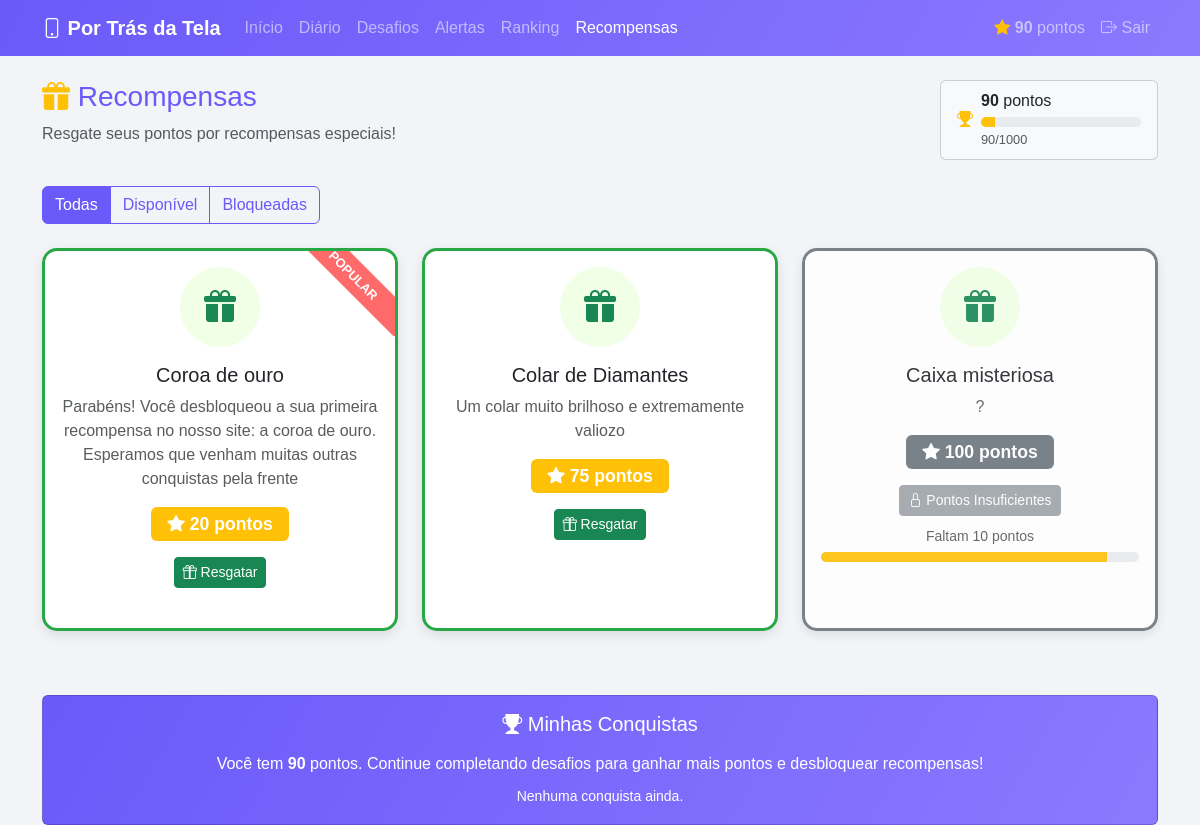
/recompensas/ (signed in), run on an earlier commit of the app's database.
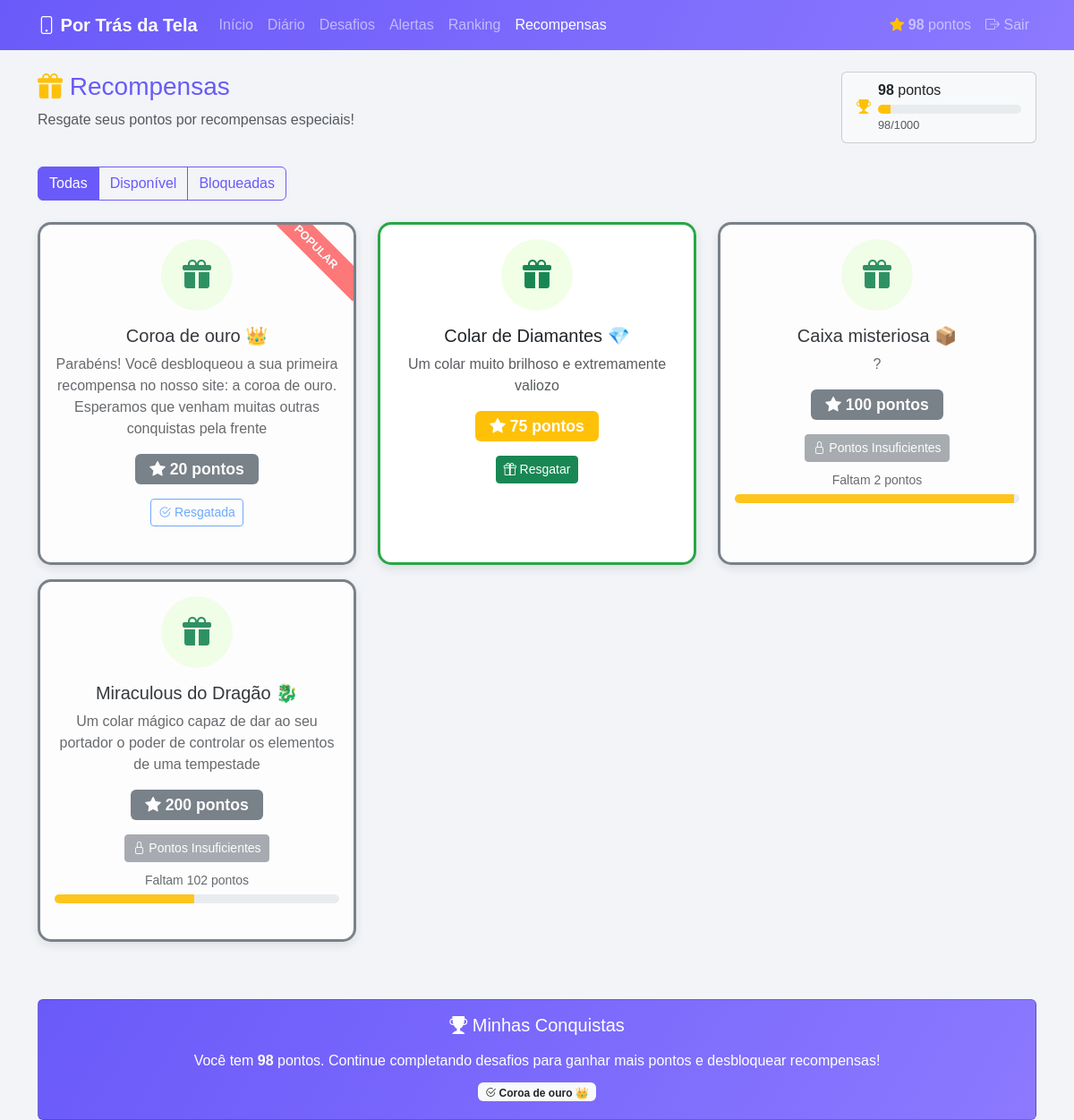
And on a later commit of the database.
### app/models.py (models this page shows, shortened)
class Recompensa(models.Model):
    nome = models.CharField(max_length=100, verbose_name="Nome da recompensa")
    descricao = models.TextField(verbose_name="Descrição")
    pontos_necessarios = models.IntegerField(verbose_name="Pontos necessários para desbloquear")
    class Meta:
        verbose_name = "Recompensa"
        verbose_name_plural = "Recompensas"

### app/views.py (the view)
# urls.py: path('recompensas/', views.recompensa, name='recompensa'),
@login_required(login_url="login")
def recompensa(request):
    perfil = get_object_or_404(usuarios, user=request.user)
    recompensas = Recompensa.objects.all().order_by('pontos_necessarios')
    recompensas_com_status = []
    for r in recompensas:
        ja_resgatada = perfil.recompensas_resgatadas.filter(id=r.id).exists()
        disponivel = (perfil.pontos >= r.pontos_necessarios) and not ja_resgatada
        pontos_faltando = max(0, r.pontos_necessarios - perfil.pontos)
        if r.pontos_necessarios > 0:
            progress_percent = min(100, int((perfil.pontos / r.pontos_necessarios) * 100))
        else:
            progress_percent = 100
        recompensas_com_status.append({
            'recompensa': r,
            'disponivel': disponivel,
            'ja_resgatada': ja_resgatada,
            'pontos_faltando': pontos_faltando,
            'progress_percent': progress_percent,
        })
    META = 1000
    geral_percent = min(100, int((perfil.pontos / META) * 100)) if META > 0 else 0
    context = {
        'pontos_usuario': perfil.pontos,
        'recompensas_com_status': recompensas_com_status,
        'recompensas_resgatadas': perfil.recompensas_resgatadas.all(),
        'geral_meta': META,
        'geral_percent': geral_percent,
    }
    return render(request, "recompensa.html", context)

### app/templates/recompensa.html (shortened to what this page needs)
<!DOCTYPE html>
<html lang="pt-br">
<head>
    <link href="https://cdn.jsdelivr.net/npm/bootstrap@5.3.0/dist/css/bootstrap.min.css" rel="stylesheet">
    <link rel="stylesheet" href="https://cdn.jsdelivr.net/npm/bootstrap-icons@1.10.0/font/bootstrap-icons.css">
</head>
<body>
    <nav class="navbar navbar-expand-lg navbar-dark" style="background: linear-gradient(120deg, #6a5af9, #8c79ff);">
        <div class="container">
            <a class="navbar-brand" href="{% url 'index' %}">
                <i class="bi bi-phone"></i> Por Trás da Tela
            </a>
            <div class="collapse navbar-collapse" id="navbarNav">
                <ul class="navbar-nav me-auto">
                    <li class="nav-item">
                        <a class="nav-link" href="{% url 'index' %}">Início</a>
                    </li>
                    <li class="nav-item">
                        <a class="nav-link" href="{% url 'diario' %}">Diário</a>
                    </li>
                    <li class="nav-item">
                        <a class="nav-link" href="{% url 'desafios' %}">Desafios</a>
                    </li>
                    <li class="nav-item">
                        <a class="nav-link" href="{% url 'alerta' %}">Alertas</a>
                    </li>
                    <li class="nav-item">
                        <a class="nav-link" href="{% url 'ranking' %}">Ranking</a>
                    </li>
                    <li class="nav-item">
                        <a class="nav-link active" href="{% url 'recompensa' %}">Recompensas</a>
                    </li>
                </ul>
                <div class="navbar-nav">
                    <span class="nav-link">
                        <i class="bi bi-star-fill text-warning"></i>
                        <strong id="userPoints">{{ pontos_usuario|default:0 }}</strong> pontos
                    </span>
                    <a class="nav-link" href="{% url 'logout' %}">
                        <i class="bi bi-box-arrow-right"></i> Sair
                    </a>
                </div>
            </div>
        </div>
    </nav>
    <div class="container mt-4">
        <div class="row mb-4">
            <div class="col">
                <h1 class="h3" style="color: #6a5af9;">
                    <i class="bi bi-gift-fill text-warning"></i> Recompensas
                </h1>
                <p class="text-muted">Resgate seus pontos por recompensas especiais!</p>
            </div>
            <div class="col-auto">
                <div class="card bg-light">
                    <div class="card-body py-2">
                        <div class="d-flex align-items-center">
                            <i class="bi bi-trophy-fill text-warning me-2"></i>
                            <div>
                                <strong id="currentPoints">{{ pontos_usuario|default:0 }}</strong> pontos
                                <div class="progress mt-1" style="width: 160px;">
                                    <div class="progress-bar bg-warning" style="width: {{ geral_percent|default:0 }}%"></div>
                                </div>
                                <small class="text-muted progress-percentage">
                                    {{ pontos_usuario|default:0 }}/{{ geral_meta|default:1000 }}
                                </small>
                            </div>
                        </div>
                    </div>
                </div>
            </div>
        </div>
        <div class="row mb-4">
            <div class="col">
                <div class="btn-group flex-wrap" role="group">
                    <button type="button" class="btn btn-outline-primary category-btn active" data-category="all">
                        Todas
                    </button>
                    <button type="button" class="btn btn-outline-primary category-btn" data-category="available">
                        Disponível
                    </button>
                    <button type="button" class="btn btn-outline-primary category-btn" data-category="locked">
                        Bloqueadas
                    </button>
                </div>
            </div>
        </div>
        <div class="row" id="rewardsGrid">
            {% for item in recompensas_com_status %}
            <div class="col-md-6 col-lg-4 mb-3" data-category="{% if item.disponivel %}available{% else %}locked{% endif %}">
                <div class="card reward-card {% if item.disponivel %}reward-available{% else %}reward-locked{% endif %} h-100 position-relative">
                    {% if forloop.first %}
                    <div class="ribbon">POPULAR</div>
                    {% endif %}
                    <div class="card-body text-center">
                        <div class="reward-icon
                            {% if 'tempo' in item.recompensa.nome.lower %}reward-time
                            {% elif 'jogo' in item.recompensa.nome.lower %}reward-game
                            {% elif 'atividade' in item.recompensa.nome.lower %}reward-activity
                            {% else %}reward-treat{% endif %}">
                            <i class="bi
                                {% if 'tempo' in item.recompensa.nome.lower %}bi-clock-fill
                                {% elif 'jogo' in item.recompensa.nome.lower %}bi-joystick
                                {% elif 'atividade' in item.recompensa.nome.lower %}bi-bicycle
                                {% else %}bi-gift-fill{% endif %}"></i>
                        </div>
                        <h5 class="card-title">{{ item.recompensa.nome }}</h5>
                        <p class="card-text text-muted">{{ item.recompensa.descricao }}</p>
                        <div class="mb-3">
                            <span class="badge {% if item.disponivel %}bg-warning{% else %}bg-secondary{% endif %} points-badge">
                                <i class="bi bi-star-fill"></i> {{ item.recompensa.pontos_necessarios }} pontos
                            </span>
                        </div>
                        {% if item.ja_resgatada %}
                            <button class="btn btn-outline-primary btn-sm" disabled>
                                <i class="bi bi-check2-circle"></i> Resgatada
                            </button>
                        {% elif item.disponivel %}
                            <button class="btn btn-success btn-sm" onclick="redeemReward({{ item.recompensa.id }}, {{ item.recompensa.pontos_necessarios }})">
                                <i class="bi bi-gift"></i> Resgatar
                            </button>
                        {% else %}
                            <button class="btn btn-secondary btn-sm" disabled>
                                <i class="bi bi-lock"></i> Pontos Insuficientes
                            </button>
                            <div class="mt-2">
                                <small class="text-muted">Faltam {{ item.pontos_faltando }} pontos</small>
                                <div class="progress mt-1">
                                    <div class="progress-bar bg-warning" style="width: {{ item.progress_percent|default:0 }}%"></div>
                                </div>
                            </div>
                        {% endif %}
                    </div>
                </div>
            </div>
            {% empty %}
            <div class="col-12 text-center py-5" id="emptyState">
                <i class="bi bi-gift display-1 text-muted"></i>
                <h3 class="text-muted mt-3">Nenhuma recompensa disponível</h3>
                <p class="text-muted">Novas recompensas serão adicionadas em breve!</p>
            </div>
            {% endfor %}
        </div>
        <div class="row mt-5">
            <div class="col-12">
                <div class="card" style="background: linear-gradient(120deg, #6a5af9, #8c79ff); color: white;">
                    <div class="card-body text-center">
                        <h4 class="h5 mb-3">
                            <i class="bi bi-trophy-fill"></i> Minhas Conquistas
                        </h4>
                        <p class="mb-2">
                            {% if pontos_usuario|default:0 > 0 %}
                                Você tem <strong id="minhasPontos">{{ pontos_usuario|default:0 }}</strong> pontos.
                                Continue completando desafios para ganhar mais pontos e desbloquear recompensas!
                            {% else %}
                                Complete desafios para ganhar pontos e desbloquear recompensas especiais!
                            {% endif %}
                        </p>
                        <div>
                            {% if recompensas_resgatadas %}
                                {% for r in recompensas_resgatadas %}
                                    <span class="badge bg-light text-dark mx-1 my-1">
                                        <i class="bi bi-check2-circle"></i> {{ r.nome }}
                                    </span>
                                {% endfor %}
                            {% else %}
                                <small class="text-light-50">Nenhuma conquista ainda.</small>
                            {% endif %}
                        </div>
                    </div>
                </div>
            </div>
        </div>
    </div>
</body>
</html>

### app/templates/recompensa.html (style rules this page uses)
body { font-family: "Poppins", sans-serif; background: #f2f4f8; color: #333; }
.navbar-brand { font-weight: 600; }
.reward-card { border-radius: 15px; border: none; box-shadow: 0 4px 12px rgba(0, 0, 0, 0.1); transition: all 0.3s ease; margin-bottom: 1.5rem; overflow: hidden; }
.reward-available { border: 3px solid #28a745; }
.reward-locked { border: 3px solid #6c757d; opacity: 0.9; }
.reward-icon { width: 80px; height: 80px; border-radius: 50%; display: flex; align-items: center; justify-content: center; font-size: 2rem; margin: 0 auto 1rem; }
.reward-treat { background-color: #f0ffe6; color: #198754; }
.progress { height: 10px; border-radius: 5px; }
.points-badge { font-size: 1.1rem; padding: 0.5rem 1rem; }
.category-btn.active { background-color: #6a5af9 !important; color: white !important; border-color: #6a5af9 !important; }
.ribbon { position: absolute; top: 10px; right: -30px; background: #ff6b6b; color: white; padding: 5px 40px; transform: rotate(45deg); font-weight: bold; font-size: 0.8rem; }
.progress-percentage { font-size: 0.8rem; margin-top: 0.25rem; }
.btn-outline-primary { border-color: #6a5af9; color: #6a5af9; }

What changed in the data, as far as the page shows it:
now on one of the page's lists (row edited): Recompensa: nome "Coroa de ouro 👑"
changed Recompensa: recompensa.nome "Coroa de ouro" → "Coroa de ouro 👑"; text "Resgatar" → "Resgatada"
changed Recompensa "Um colar muito brilhoso e extremamente valiozo": recompensa.nome "Colar de Diamantes" → "Colar de Diamantes 💎"
changed Recompensa: recompensa.nome "Caixa misteriosa" → "Caixa misteriosa 📦"; pontos_faltando "10" → "2"; {{ item.progress_percent|default:0 }} 90 → 98 (drawn)
added Recompensa: recompensa.nome "Miraculous do Dragão 🐉", recompensa.descricao "Um colar mágico capaz de dar ao seu portador o poder de controlar os elementos de uma tempestade", recompensa.pontos_necessarios "200", pontos_faltando "102", {{ item.progress_percent|default:0 }} 49 (drawn), shown under "Recompensas"
Also different on the page:
{{ pontos_usuario|default:0 }}: "90" → "98"
text no longer shown: "Nenhuma conquista ainda."
